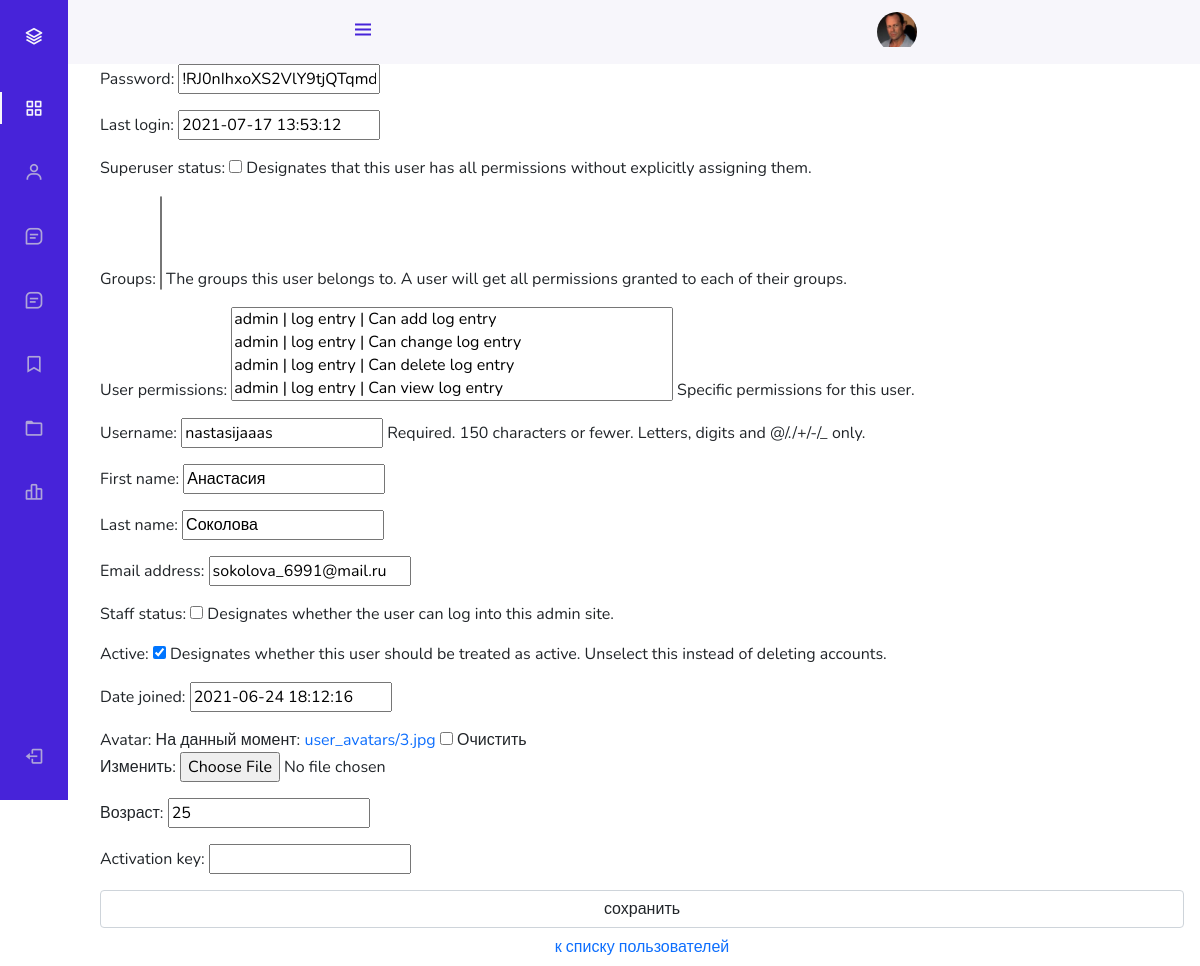
Before: /admin_staff/users/update/3/ (signed in) with the older database file.
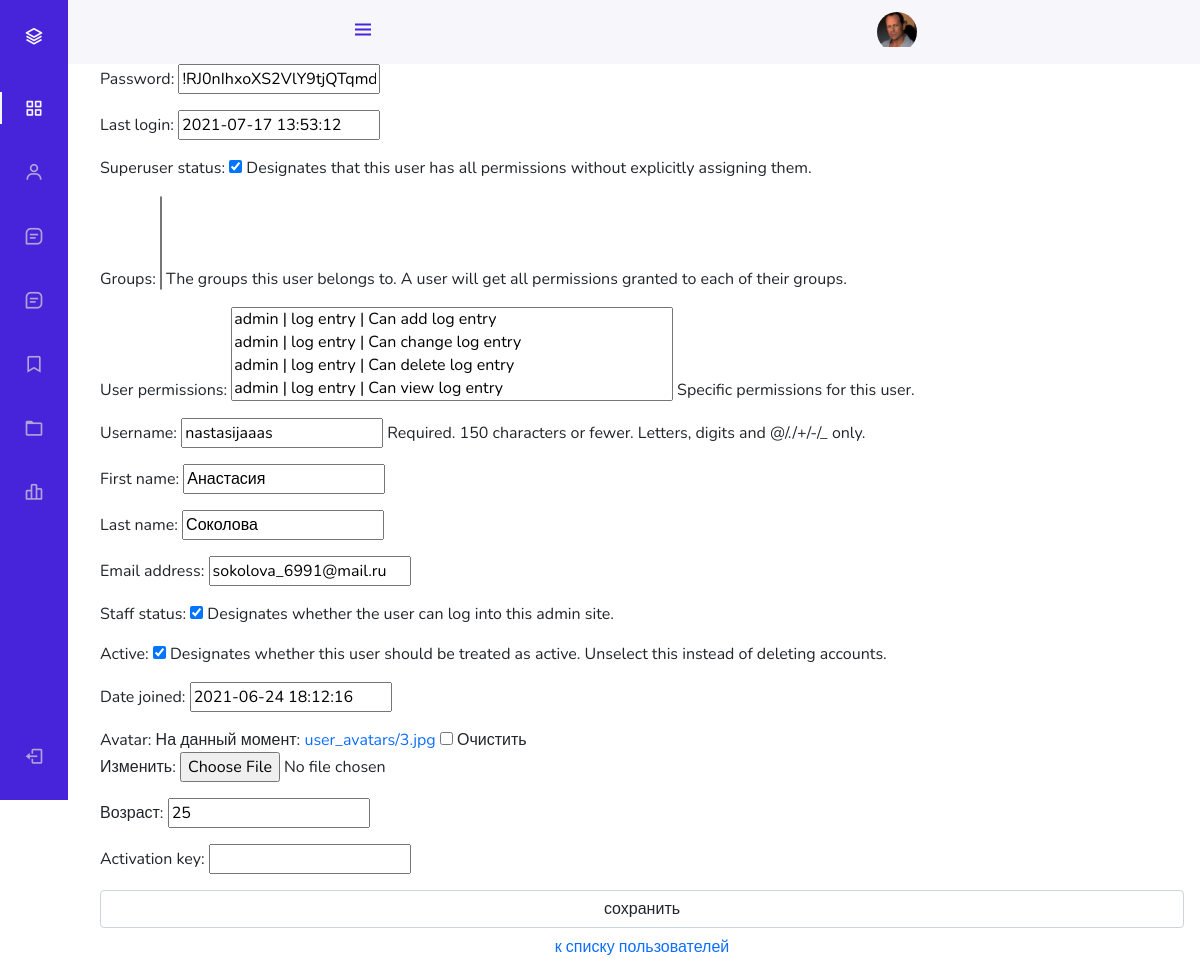
After: the same page with the newer database file.
### authapp/models.py (models this page shows, shortened)
class ShopUser(AbstractUser):
    avatar = models.ImageField(
        upload_to='user_avatars',
        blank=True
    )
    age = models.PositiveIntegerField(
        verbose_name='возраст',
        default=18
    )
    REQUIRED_FIELDS = AbstractUser.REQUIRED_FIELDS + ['age']
    activation_key = models.CharField(
        max_length=128,
        blank=True
    )
    activation_key_created = models.DateTimeField(
        auto_now_add=True,
        blank=True,
        null=True,
    )

### adminapp/views.py (the view)
# urls.py: path('users/update/<int:pk>/', adminapp.UsersUpdateView.as_view(), name='user_update'),
class UsersUpdateView(UpdateView):
    model = ShopUser
    template_name = 'users/user_create_update.html'
    success_url = reverse_lazy('adminapp:users')
    fields = '__all__'
    @method_decorator(user_passes_test(lambda u: u.is_superuser))
    def dispatch(self, *args, **kwargs):
        return super().dispatch(*args, **kwargs)
    def get_context_data(self, **kwargs):
        context = super().get_context_data(**kwargs)
        context['title'] = 'Админка/Редактирование пользователя'
        return context

### mainapp/context_processors.py (called while the page is built)
def basket(request):
    basket_list = []
    if request.user.is_authenticated:
        basket_list = Basket.objects.filter(user=request.user)
    return {
        'basket': basket_list
    }

### adminapp/templates/users/user_create_update.html (shortened to what this page needs)
{% extends 'admin_base.html' %}
{% load static %}
{% block content %}
    <form class="form-horizontal" method="post" enctype="multipart/form-data">
        {{ form.as_p }}
        <input class="form-control" type="submit" value="сохранить">
    </form>
    <button class="btn btn-round form-control last">
        <a href="{% url 'adminapp:users' %}">
            к списку пользователей
        </a>
    </button>
{% endblock %}

Changed rows visible on the page:
changed ShopUser "!RJ0nIhxoXS2VlY9tjQTqmdhwH3LeKWjvCoQplFFP": is_superuser "☐" → "☑"; is_staff "☐" → "☑"
